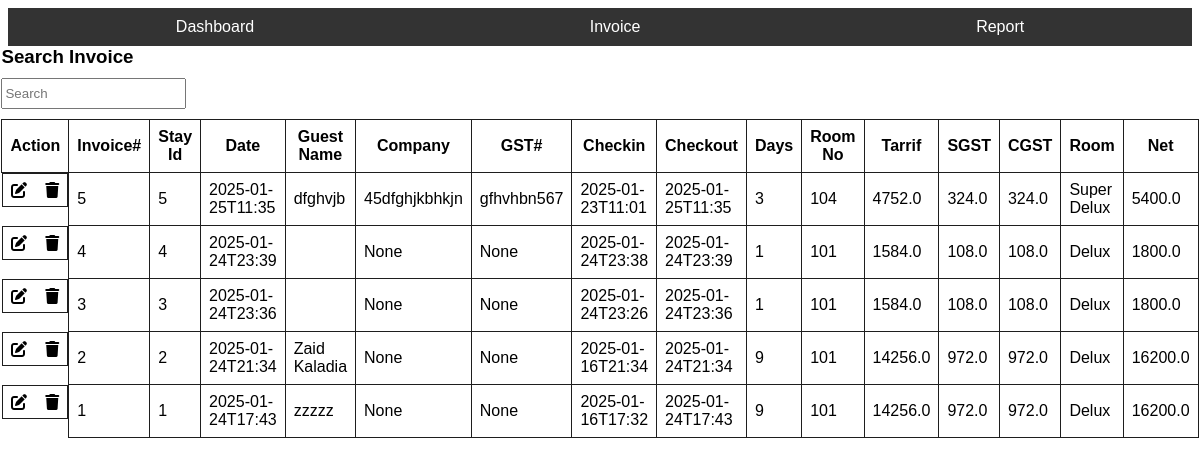
The page /invoice on the database as committed earlier.
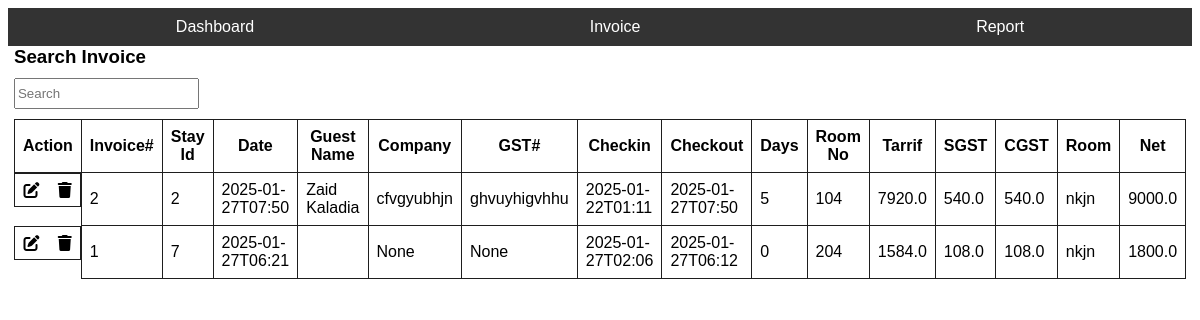
The same page on the database as committed later.
### tables this page shows
CREATE TABLE HotelManagement (
    id INTEGER PRIMARY KEY AUTOINCREMENT,
    primary_person_name TEXT ,
    primary_person_gender TEXT CHECK(primary_person_gender IN ('Male', 'Female', 'Other')),
    primary_person_mobile TEXT  ,
    alternate_number TEXT,
    primary_person_address TEXT ,
    primary_person_nationality TEXT ,
    primary_person_id_type TEXT CHECK(primary_person_id_type IN ('Aadhar Card', 'Passport', 'Driving License', 'PAN Card', 'Voter ID Card')),
    primary_person_id_number TEXT,
    secondary_person_name TEXT NULL,
    secondary_person_gender TEXT NULL CHECK (secondary_person_gender IS NULL OR secondary_person_gender IN ('Male', 'Female', 'Other')),
    secondary_person_id_type TEXT NULL CHECK (secondary_person_id_type IS NULL OR secondary_person_id_type IN ('Aadhar Card', 'Passport', 'Driving License', 'PAN Card', 'Voter ID Card')),
    secondary_person_id_number TEXT NULL,
    no_of_adults INTEGER,
    no_of_children INTEGER,
    no_of_extra_bed INTEGER,
    room_no TEXT ,
    check_in DATETIME,
    check_out DATETIME,
    bed_type TEXT  CHECK(bed_type IN ('Single', 'Double')),
    room_type TEXT CHECK(room_type IN ('AC', 'Non AC')),
    booking_type TEXT CHECK(booking_type IN ('Walk In', 'Online')),
    no_of_nights INTEGER,
    tour_type TEXT  CHECK(tour_type IN ('Personal', 'Business')),
    company_name TEXT,
    company_address TEXT,
    gst TEXT,
    payment_method TEXT ,
    total_fare REAL  CHECK(total_fare >= 0),
    invoice_date DATE ,
    invoice_no INTEGER UNIQUE
);

### app.py (the view)
@app.route('/invoice', methods=['GET'])
def invoice():
    try:
        with get_db_connection() as conn:
            cursor = conn.cursor()
            find_query = """
            SELECT * FROM HotelManagement
            WHERE total_fare is NOT NULL
            ORDER BY invoice_no DESC
            """
            cursor.execute(find_query)
            results = list(cursor.fetchall())
            matches = len(results)
            data = []
            for result in results:
                data.append(dict(result))
            print(data[-1])
            print(f'[INFO] Number of matches: {matches}')
            print(f'[INFO] Data: {data}')
    except Exception as e:
        print(f'[INFO] Something went wrong while processing /invoice endpoint: {e}')
    return render_template('invoice.html', data=data)

### app.py (called while the page is built)
def get_db_connection():
    conn = sqlite3.connect("database.db")
    print("Connected to database successfully")
    conn.row_factory = sqlite3.Row
    return conn

### templates/invoice.html (shortened to what this page needs)
<!DOCTYPE html>
<html>
  <head>
    <link
      rel="stylesheet"
      href="https://cdnjs.cloudflare.com/ajax/libs/font-awesome/6.7.2/css/all.min.css"
    />
  </head>
  <body>
    <nav class="navbar">
      <ul>
        <li><a href="http://localhost:54321/">Dashboard</a></li>
      <li><a href="http://localhost:54321/invoice">Invoice</a></li>
      <li><a href="http://localhost:54321/report">Report</a></li>
    </ul>
    </nav>
    <div class="container">
      <div>
        <h3>Search Invoice</h3>
        <div style="padding-top: 10px; padding-bottom: 10px">
          <input type="text" id="search-box" placeholder="Search" />
        </div>
        <table>
          <tr>
            <th>Action</th>
            <th>Invoice#</th>
            <th>Stay Id</th>
            <th>Date</th>
            <th>Guest Name</th>
            <th>Company</th>
            <th>GST#</th>
            <th>Checkin</th>
            <th>Checkout</th>
            <th>Days</th>
            <th>Room No</th>
            <th>Tarrif</th>
            <th>SGST</th>
            <th>CGST</th>
            <th>Room</th>
            <th>Net</th>
          </tr>
          {% for row in data %}
          <tr>
            <td style="display: flex; justify-content: space-between">
              <i class="fas fa-edit"></i><i class="fa-solid fa-trash"></i>
            </td>
            <td>{{ row.invoice_no }}</td>
            <td>{{ row.id }}</td>
            <td>{{ row.invoice_date }}</td>
            <td>{{ row.primary_person_name }}</td>
            <td>{{ row.company_name }}</td>
            <td>{{ row.gst }}</td>
            <td>{{ row.check_in }}</td>
            <td>{{ row.check_out }}</td>
            <td>{{ row.no_of_nights }}</td>
            <td>{{ row.room_no.split(' - ')[0] if row.room_no }}</td>
            <td>{{row.total_fare - row.total_fare * 0.06 - row.total_fare * 0.06  }}</td>
            <td>{{ row.total_fare * 0.06 }}</td>
            <td>{{ row.total_fare * 0.06 }}</td>
            <td>
              {{ row.room_no.split(' - ')[1] if row.room_no or row.room_no }}
            </td>
            <td>{{row.total_fare}}</td>
          </tr>
          {% endfor %}
        </table>
      </div>
    </div>
  </body>
</html>

### templates/invoice.html (style rules this page uses)
body { font-family: arial; }
.container { display: flex; justify-content: center; }
table { border-collapse: collapse; width: 95vw; }
h3 { margin: 0px }
td, th { border: 1px solid #1e1e1e; padding: 0.5rem; }
i { cursor: pointer; }
#search-box { height: 25px; }
.navbar { background-color: #333; padding: 10px 0; }
.navbar ul { list-style-type: none; margin: 0; padding: 0; display: flex; justify-content: space-around; }
.navbar li { display: inline; }
.navbar a { color: white; text-decoration: none; padding: 10px 20px; font-size: 16px; }

Rows that differ between the two databases and show on the page:
no longer on this page (row edited): HotelManagement: invoice_no "5", id "5", invoice_date "2025-01-25T11:35", primary_person_name "dfghvjb", company_name "45dfghjkbhkjn", gst "gfhvhbn567", check_in "2025-01-23T11:01", check_out "2025-01-25T11:35", no_of_nights "3", room_no "104", total_fare "4752.0", row.total_fare*0.06 "324.0", room_no "Super Delux", total_fare "5400.0"
no longer on this page (row edited): HotelManagement: invoice_no "4", id "4", invoice_date "2025-01-24T23:39", company_name "None", gst "None", check_in "2025-01-24T23:38", check_out "2025-01-24T23:39", no_of_nights "1", room_no "101", total_fare "1584.0", row.total_fare*0.06 "108.0", room_no "Delux", total_fare "1800.0"
no longer on this page (row edited): HotelManagement: invoice_no "3", id "3", invoice_date "2025-01-24T23:36", company_name "None", gst "None", check_in "2025-01-24T23:26", check_out "2025-01-24T23:36", no_of_nights "1", room_no "101", total_fare "1584.0", row.total_fare*0.06 "108.0", room_no "Delux", total_fare "1800.0"
no longer on this page (row edited): HotelManagement: invoice_no "1", id "1", invoice_date "2025-01-24T17:43", primary_person_name "zzzzz", company_name "None", gst "None", check_in "2025-01-16T17:32", check_out "2025-01-24T17:43", no_of_nights "9", room_no "101", total_fare "14256.0", row.total_fare*0.06 "972.0", room_no "Delux", total_fare "16200.0"
changed HotelManagement "Zaid Kaladia": invoice_date "2025-01-24T21:34" → "2025-01-27T07:50"; company_name "None" → "cfvgyubhjn"; gst "None" → "ghvuyhigvhhu"; check_in "2025-01-16T21:34" → "2025-01-22T01:11"; check_out "2025-01-24T21:34" → "2025-01-27T07:50"; no_of_nights "9" → "5"; room_no "101" → "104"; total_fare "14256.0" → "7920.0"; row.total_fare*0.06 "972.0" → "540.0"; room_no "Delux" → "nkjn"; total_fare "16200.0" → "9000.0"
added HotelManagement: invoice_no "1", id "7", invoice_date "2025-01-27T06:21", company_name "None", gst "None", check_in "2025-01-27T02:06", check_out "2025-01-27T06:12", no_of_nights "0", room_no "204", total_fare "1584.0", row.total_fare*0.06 "108.0", room_no "nkjn", total_fare "1800.0"
